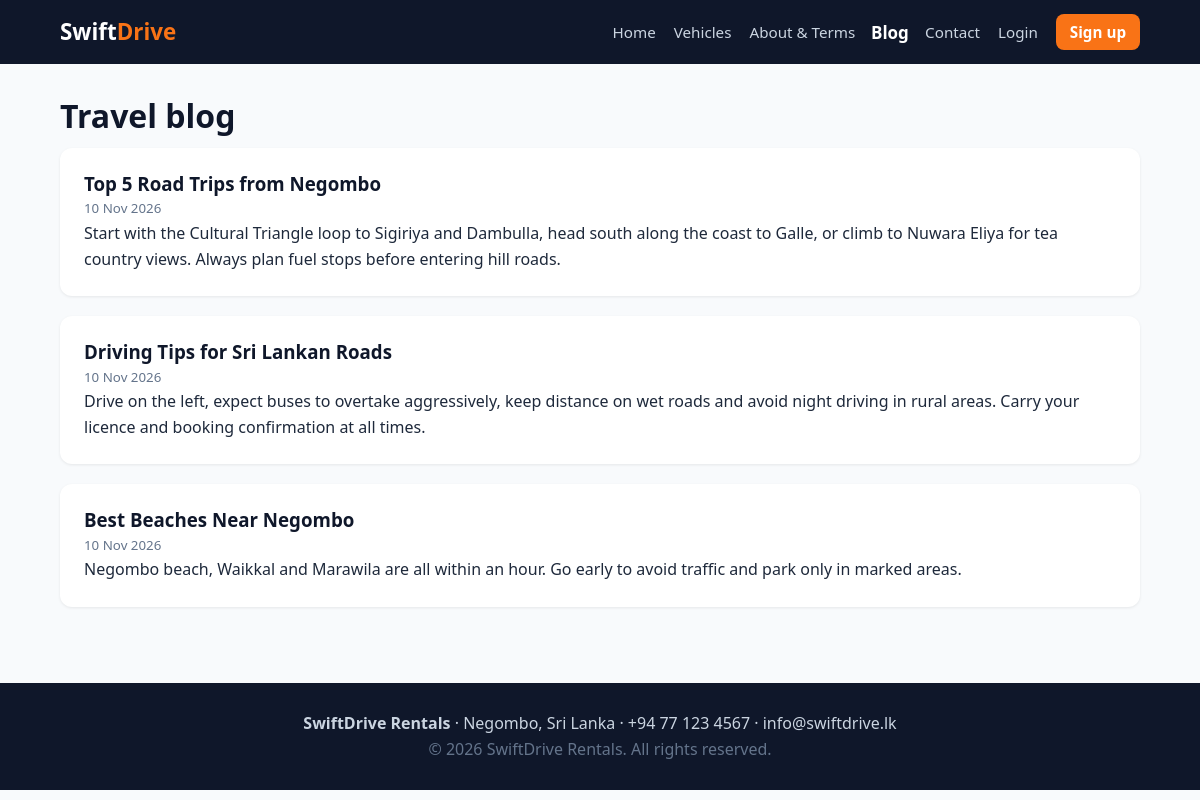
Screenshot of /blog.php with the database file from the repository.
### tables this page shows
CREATE TABLE posts (
  id INT AUTO_INCREMENT PRIMARY KEY,
  title VARCHAR(150) NOT NULL,
  body TEXT NOT NULL,
  created_at TIMESTAMP DEFAULT CURRENT_TIMESTAMP
);

### includes/config.php (called while the page is built, shortened)
<?php
function e($s){return htmlspecialchars((string)$s,ENT_QUOTES,'UTF-8');}

### blog.php (the view)
<?php $title='Blog'; require 'includes/header.php';
$posts=$pdo->query('SELECT * FROM posts ORDER BY created_at DESC')->fetchAll(); ?>
<h1>Travel blog</h1><?php foreach($posts as $p): ?><article class="box"><h3><?= e($p['title']) ?></h3><small><?= e(date('d M Y',strtotime($p['created_at']))) ?></small><p><?= e($p['body']) ?></p></article><?php endforeach;
require 'includes/footer.php';

### assets/css/style.css (style rules this page uses)
:root { --navy:#0f172a;--accent:#f97316;--accent-d:#ea580c;--bg:#f8fafc;--card:#fff;--text:#1e293b;--muted:#64748b;--ok:#16a34a;--err:#dc2626;--line:#e2e8f0 }
* { box-sizing:border-box;margin:0;padding:0 }
body { font-family:'Segoe UI',system-ui,sans-serif;background:var(--bg);color:var(--text);line-height:1.6 }
h1,h2,h3 { color:var(--navy);line-height:1.25 }
h1 { font-size:2rem;margin-bottom:12px }
small { color:var(--muted) }
.box { background:#fff;border-radius:12px;padding:24px;box-shadow:0 1px 3px rgba(0,0,0,.08);margin-bottom:20px }

### rows the page displays
posts: title "Top 5 Road Trips from Negombo", created_at "10 Nov 2026", body "Start with the Cultural Triangle loop to Sigiriya and Dambulla, head south along the coast to Galle, or climb to Nuwara Eliya for tea country views. Always plan fuel stops before entering hill roads."
posts: title "Driving Tips for Sri Lankan Roads", created_at "10 Nov 2026", body "Drive on the left, expect buses to overtake aggressively, keep distance on wet roads and avoid night driving in rural areas. Carry your licence and booking confirmation at all times."
posts: title "Best Beaches Near Negombo", created_at "10 Nov 2026", body "Negombo beach, Waikkal and Marawila are all within an hour. Go early to avoid traffic and park only in marked areas."
